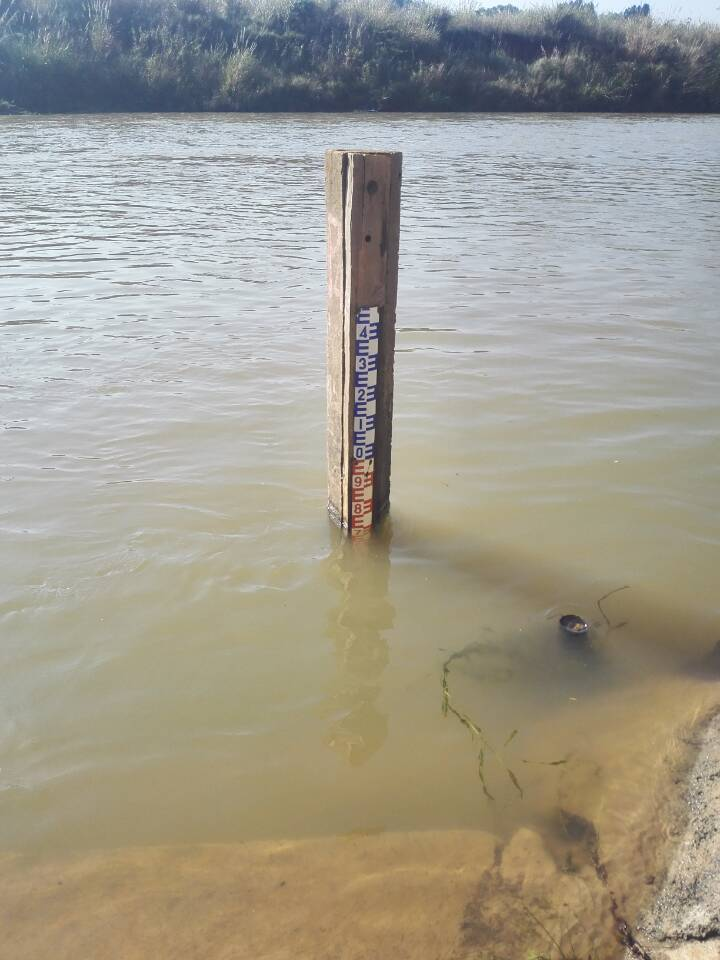
//> input picture cv/opencv_project/test/test/waterdepth2.jpg, 720 x 960 px
$ ./ruler   (built with g++ and OpenCV 4)
//> lines starting //> are read from the running program, lines starting //| are printed output that depends on the picture; after the words box and inside, x2 and y2 are one past the last pixel; in counts of white or black regions, pixels touching at a corner belong together
#include <opencv2/core/core.hpp>
#include <opencv2/highgui/highgui.hpp>
#include <opencv2/imgproc/imgproc.hpp>
#include <opencv2/nonfree/features2d.hpp>
#include <opencv2/nonfree/nonfree.hpp>
#include <iostream>
#include <fstream>
#include <vector>
#include <math.h>

using namespace cv;
using namespace std;

/**************** const variable ***************/

const int EDGE_UP = 0;
const int EDGE_BOTTOM = 1;
const int EDGE_LEFT = 2;
const int EDGE_RIGHT = 3;
const int ROTATE_90 = 1;
const int ROTATE_180 = -1;
const int ROTATE_270 = 0;

/**************** help function ***************/

string get_first_name(string pathname)
{
	int position = pathname.find_first_of('.');
	return pathname.substr(0, position);
}

string get_second_name(string pathname)
{
	int position = pathname.find_first_of('.');
	return pathname.substr(position + 1);
}

void traverse_mat(Mat& mat)
{
	for (int i = 0; i < mat.rows; i++)
	{
		for (int j = 0; j < mat.cols; j++)
		{
			mat.at<uchar>(i, j) = 255 - mat.at<uchar>(i, j);
		}
	}
}

int locate_edge(Mat& mat, int valid_length,int flag)
{
	int position;

	if (flag == EDGE_UP)//up
	{
		for (position = 0; position < mat.rows - 1; position++)
		{
			int length = 0;
			for (int j = 0; j < mat.cols; j++)
			{
				if (mat.at<uchar>(position, j) == 255)length++;
			}
			if (length >= valid_length)break;
		}
	}
	else if (flag == EDGE_BOTTOM)//bottom
	{
		for (position = mat.rows-1; position >= 0; position--)
		{
			int length = 0;
			for (int j = 0; j < mat.cols; j++)
			{
				if (mat.at<uchar>(position, j) == 255)length++;
			}
			if (length >= valid_length)break;
		}
	}
	else if (flag == EDGE_LEFT)//left
	{
		for (position = 0; position < mat.cols; position++)
		{
			int length = 0;
			for (int i = 0; i < mat.rows; i++)
			{
				if (mat.at<uchar>(i, position) == 255)length++;
			}
			if (length >= valid_length)break;
		}
	}
	else if (flag == EDGE_RIGHT)//right
	{
		for (position = mat.cols - 1; position >= 0; position--)
		{
			int length = 0;
			for (int i = 0; i < mat.rows; i++)
			{
				if (mat.at<uchar>(i, position) == 255)length++;
			}
			if (length >= valid_length)break;
		}
	}
	else
	{
		cout << "[locate_edge]error:invalid flag!" << endl;
		exit(-1);
	}

	return position;
}

// [28 lines left out: function rotate_mat, not called in this run]

/**************** operation function ***************/

void init_process(Mat& mat)
{
	//直方图均衡化
	equalizeHist(mat, mat);
	//中值滤波
	medianBlur(mat, mat, 5);
}

string locate_ruler(const Mat& mat, string firstName, string secondName)
{
	//开操作
	Mat element = getStructuringElement(MORPH_ELLIPSE, Size(13, 13));
	Mat dst;
	morphologyEx(mat, dst, MORPH_OPEN, element);
	//去除背景
	dst = mat - dst;
	//腐蚀操作
	element = getStructuringElement(MORPH_ELLIPSE, Size(3, 3));
	erode(dst, dst, element);
	//图像二值化
	threshold(dst,dst, 0, 255, CV_THRESH_OTSU);
	//Canny边缘检测
	Canny(dst, dst, 11, 33);
	//闭操作
	element = getStructuringElement(MORPH_RECT, Size(61, 61));
	morphologyEx(dst, dst, MORPH_CLOSE, element);
	//腐蚀操作
	element = getStructuringElement(MORPH_RECT, Size(3, 3));
	erode(dst, dst, element);

	imshow("ruler", dst);
	waitKey(0);

	//定位ruler
	int valid_length = 10;//有效长度
	int up = 0, bottom = dst.rows - 1, left = 0, right = dst.cols - 1;
	up = locate_edge(dst, valid_length, EDGE_UP);//定位up
	bottom = locate_edge(dst, valid_length, EDGE_BOTTOM);//定位bottom
	left = locate_edge(dst, valid_length, EDGE_LEFT);//定位left
	right = locate_edge(dst, valid_length, EDGE_RIGHT);//定位right
	int width = right - left;
	int height = bottom - up;
	if (width <= 0 || height <= 0)
	{
		cout << "[locate_ruler]error:width or height is non-positive!" << endl;
		exit(-1);
	}

	//剪切ruler,保存为firstName_ruler.secondName
	Mat ruler(height, width, CV_8U);
	for (int i = 0; i < height; i++)
	{
		for (int j = 0; j < width; j++)
		{
			ruler.at<uchar>(i, j) = mat.at<uchar>(i + up, j + left);
		}
	}
	string rulerName = firstName + "_ruler." + secondName;
	//图像二值化
	threshold(ruler, ruler, 0, 255, CV_THRESH_OTSU);
	//灰度取补
	traverse_mat(ruler);
	imwrite(rulerName, ruler);

	return rulerName;
}

Mat read_ruler(string rulerName)
{
	Mat ruler = imread(rulerName, 0);
	if (ruler.rows > ruler.cols)return ruler;
	else
	{
		Mat upright_ruler = rotate_mat(ruler, ROTATE_270);
		return upright_ruler;
	}
}

void ruler_indentify(string pathname)
{
//> called with pathname = "waterdepth2.jpg"
	string first_name = get_first_name(pathname);
	string second_name = get_second_name(pathname);

	Mat origin_image = imread(pathname, 0);
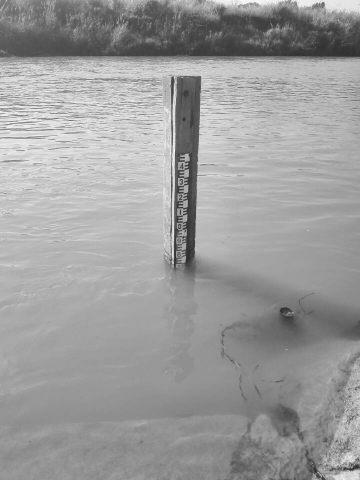
//> origin_image: 960 rows x 720 cols, CV_8UC1 (shown at 1/2 size); min 25, max 255, mean 156.2
	//预处理
	init_process(origin_image);
//> in init_process, `medianBlur(mat, mat, 5);`:
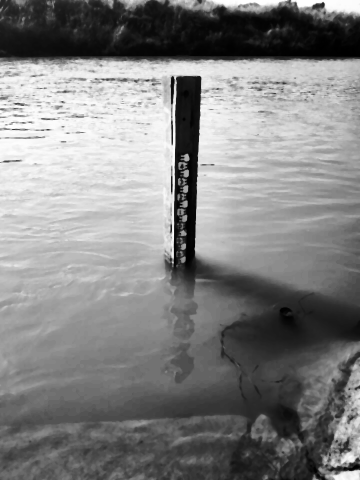
//> mat: 960 rows x 720 cols, CV_8UC1 (shown at 1/2 size); min 0, max 255, mean 130.3
	//定位ruler
	string ruler_name = locate_ruler(origin_image, first_name, second_name);
//> in locate_ruler, `threshold(dst,dst, 0, 255, CV_THRESH_OTSU);`:
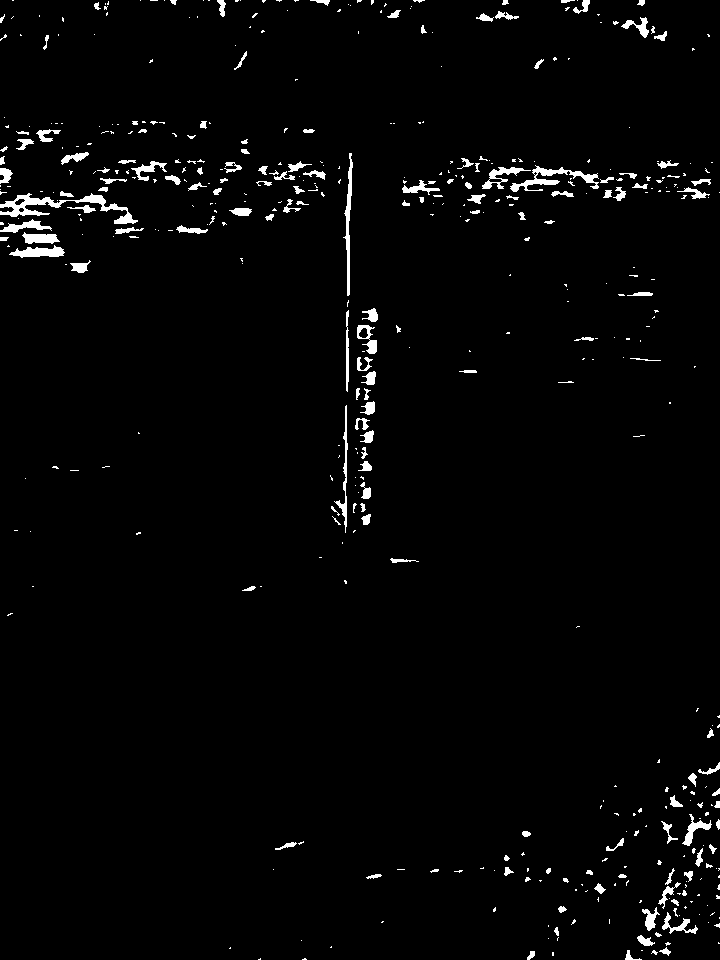
//> dst: 960 rows x 720 cols, CV_8UC1; 2.2% white; 476 white regions (323 under 20 px), largest, box (x1, y1, x2, y2) and area: (0, 193, 138, 224) 1126, (510, 165, 599, 192) 688, (343, 153, 353, 296) 501
//> in locate_ruler, `erode(dst, dst, element);`:
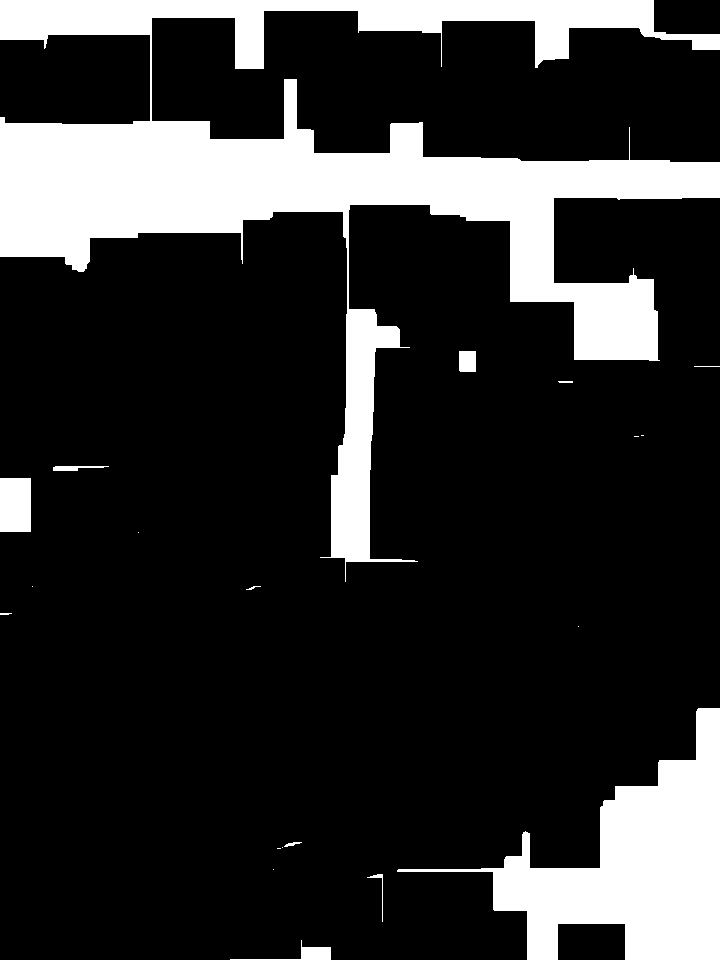
//> dst: 960 rows x 720 cols, CV_8UC1; 18.7% white; 20 white regions (8 under 20 px), largest, box (x1, y1, x2, y2) and area: (0, 0, 720, 582) 96349, (397, 708, 720, 960) 30065, (0, 478, 31, 532) 1674
//> the loop in locate_edge, `for (position = 0; position < mat.rows - 1; position++)` made 1 pass
//> length on pass 1: 654
//> in locate_ruler, `up = locate_edge(dst, valid_length, EDGE_UP);`: up = 0
//> the loop in locate_edge (call 2), `for (position = mat.rows-1; position >= 0; position--)` made 1 pass
//> length on pass 1: 227
//> in locate_ruler, `int width = right - left;`: width = 719
//> in locate_ruler, `int height = bottom - up;`: height = 959
//> in locate_ruler, `threshold(ruler, ruler, 0, 255, CV_THRESH_OTSU);`:
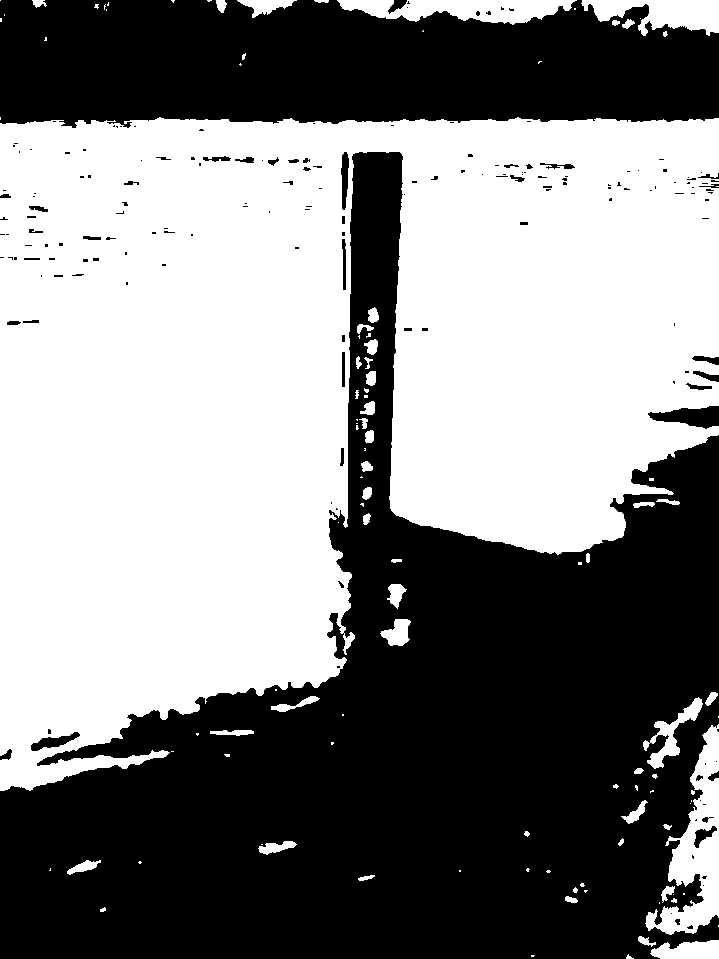
//> ruler: 959 rows x 719 cols, CV_8UC1; 51.5% white; 173 black regions (128 under 20 px), largest, box (x1, y1, x2, y2) and area: (0, 152, 719, 959) 250840, (0, 0, 719, 128) 78999, (648, 406, 719, 429) 997
//> ruler_name = "waterdepth2_ruler.jpg"
	//读取ruler(正置图)
	Mat ruler = read_ruler(ruler_name);
//> in read_ruler, `Mat ruler = imread(rulerName, 0);`:
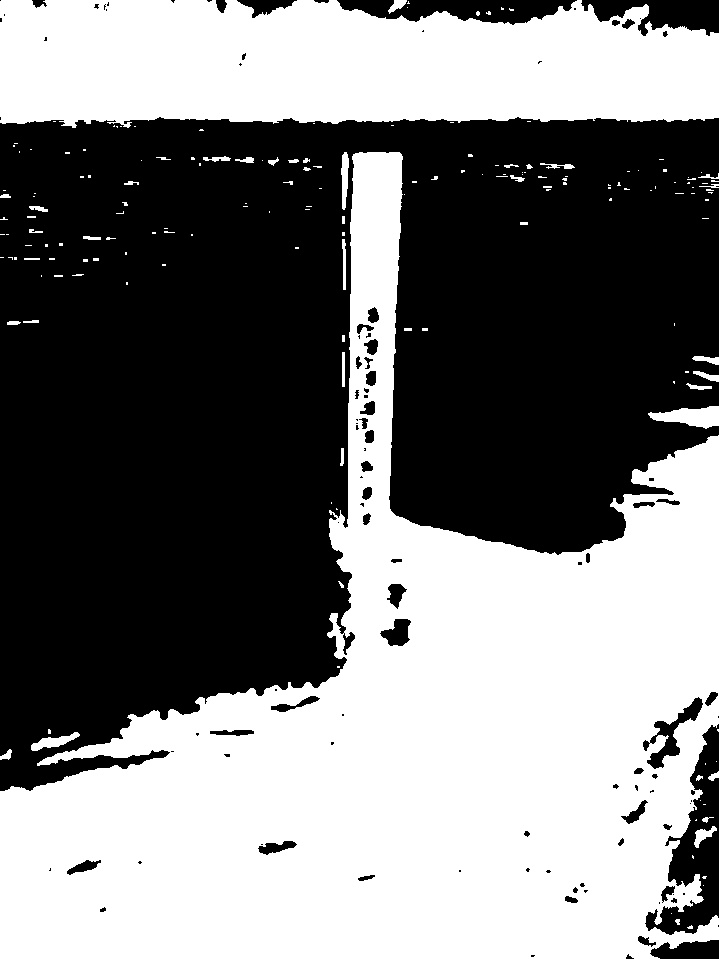
//> ruler: 959 rows x 719 cols, CV_8UC1; min 0, max 255, mean 123.8
	imshow("ruler", ruler);
	waitKey(0);
}

int main()
{
	string pathname = "waterdepth2.jpg";
	ruler_indentify(pathname);

	system("pause");
	return 0;
}

$ run again, with cv/opencv_project/test/test/waterdepth3.jpg copied over cv/opencv_project/test/test/waterdepth2.jpg
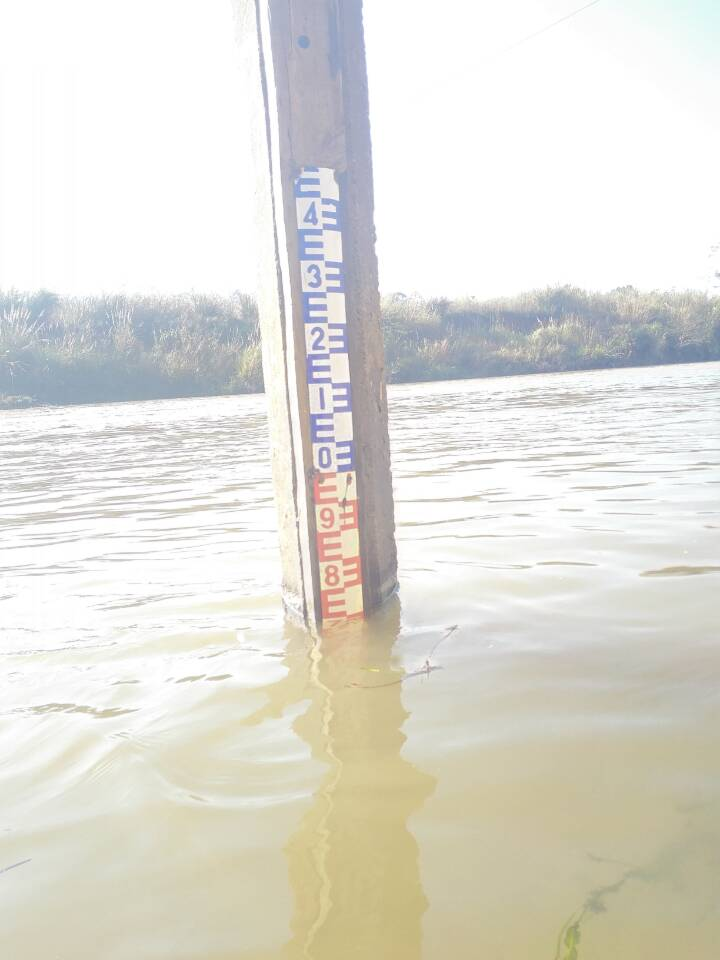
//> input picture cv/opencv_project/test/test/waterdepth3.jpg, 720 x 960 px
//> in locate_ruler, `erode(dst, dst, element);`:
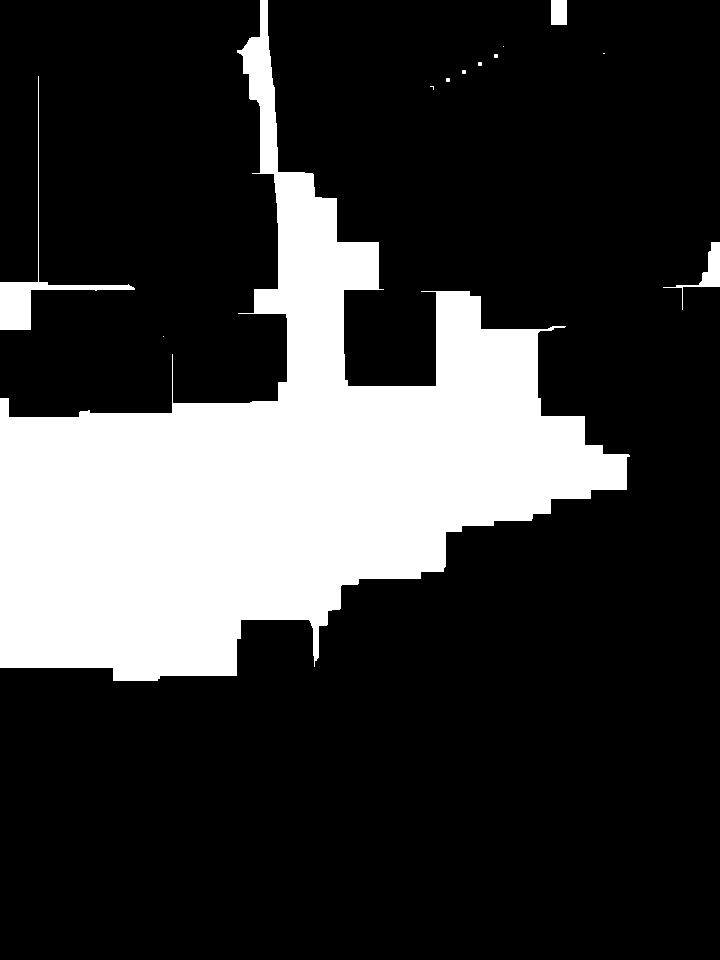
//> dst: 960 rows x 720 cols, CV_8UC1; 22.3% white; 12 white regions (8 under 20 px), largest, box (x1, y1, x2, y2) and area: (0, 0, 630, 681) 150634, (0, 76, 135, 330) 2259, (663, 242, 720, 310) 704, (551, 0, 567, 25) 400
//> the loop in locate_edge, `for (position = 0; position < mat.rows - 1; position++)` made 1 pass
//> length on pass 1: 24
//> up = 0
//> in locate_ruler, `bottom = locate_edge(dst, valid_length, EDGE_BOTTOM);`: bottom = 680
//> left = 0
//> width = 719
//> height = 680
//> ruler_name = "waterdepth2_ruler.jpg"
//> in rotate_mat, `flip(matTranspose, result, flag);`:
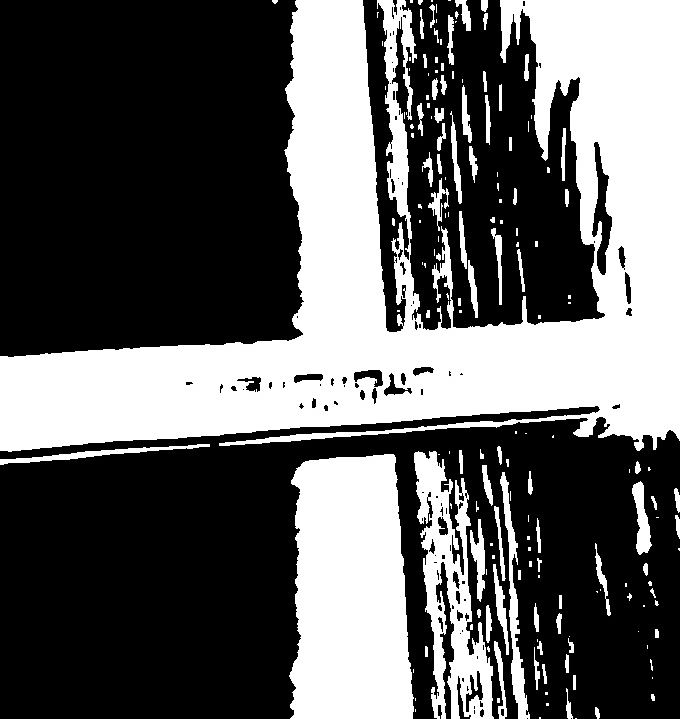
//> result: 719 rows x 680 cols, CV_8UC1; min 0, max 255, mean 96.2
